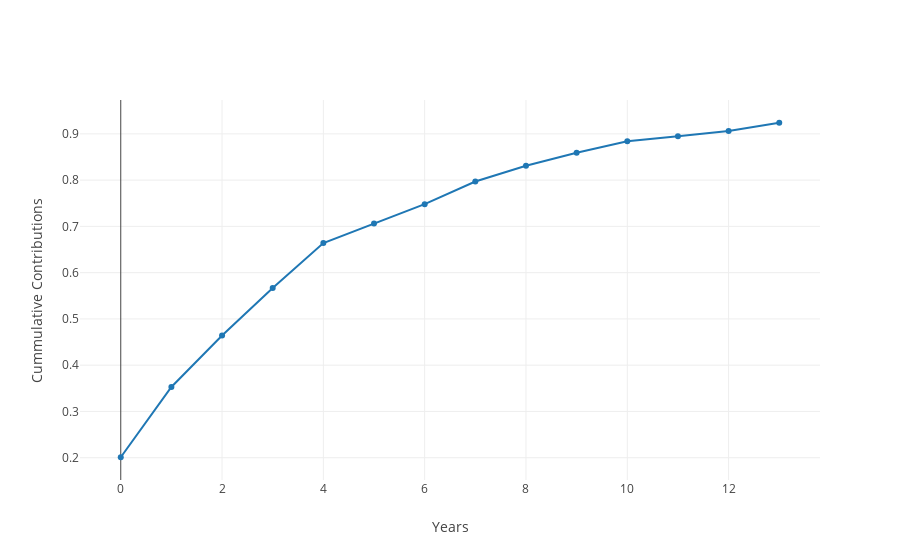

The notebook cell this image was saved under:
### Code cell
iplot({'data':[
    go.Scatter(
        x = sim_100_dep.mean(axis = 1).index,
        y = sim_100_dep.mean(axis = 1).to_list(),
        mode = 'lines+markers',
        name = 'CDF')],
'layout': go.Layout(yaxis=go.YAxis(title='Cummulative Contributions'),
                    xaxis=go.XAxis(title='Years'))})

### Figure 1 — Plotly figure (JSON) as saved in the notebook; plotly's stock layout.template omitted (floating-point values rounded to 4 significant figures)
{"data": [{"mode": "lines+markers", "name": "CDF", "type": "scatter", "uid": "6f16584f-2f80-41f0-814c-d7e08dbdf85f", "x": [0, 1, 2, 3, 4, 5, 6, 7, 8, 9, 10, 11, 12, 13], "y": [0.201, 0.353, 0.464, 0.567, 0.664, 0.706, 0.748, 0.797, 0.831, 0.859, 0.884, 0.895, 0.906, 0.924]}], "layout": {"xaxis": {"title": {"text": "Years"}}, "yaxis": {"title": {"text": "Cummulative Contributions"}}}}
